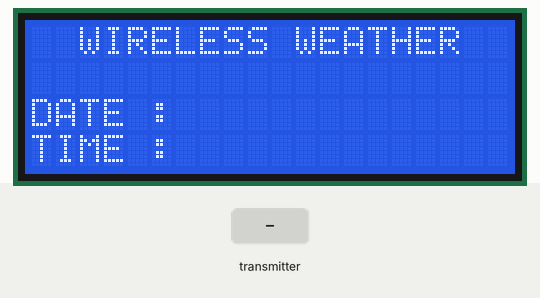
Simulated run of this sketch. Board: Arduino Uno, built with avr-gcc and run on an emulated ATmega328P. Parts: 20×4 character LCD. The test bench sets the inputs (shaded band). No radio packets arrive unless stated; what the sketch prints to the serial monitor is not drawn.

Above: at 1.2 s.
1.3 s: the transmitter starts sending intemperature = 25
At 3.4 s:
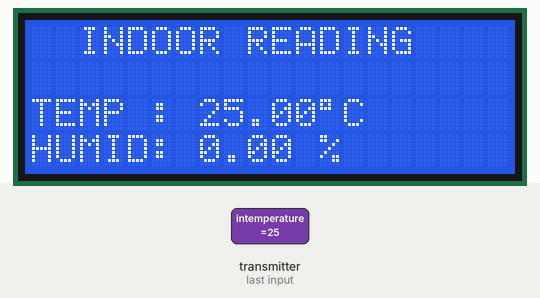
4.3 s: the transmitter starts sending outtemperature = 25
At 6.8 s:
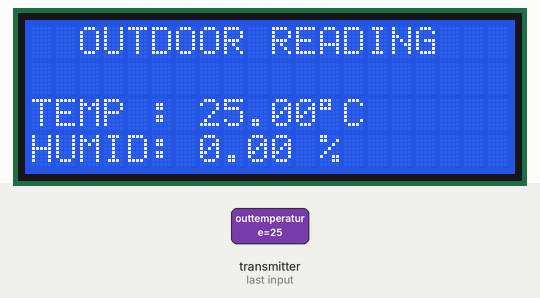
7.3 s: the transmitter starts sending outhumidity = 0
10.3 s: the transmitter starts sending inhumidity = 100
At 13.0 s:
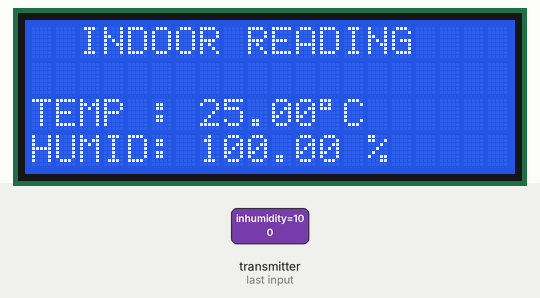
13.3 s: the transmitter starts sending outtemperature = 50
At 16.0 s:
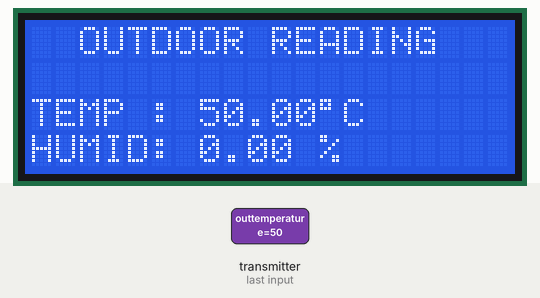
16.3 s: the transmitter starts sending outhumidity = 25
Timing chart, 0 to 19.3 s (numbered marks = the images above; inputs shaded):
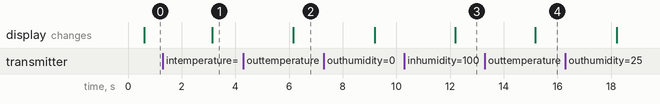

Measured:
- after the input at 1.3 s, the display: changes after 1.8 s (image 1)
- after the input at 4.3 s, the display: changes after 1.9 s (image 2)
- after the input at 10.3 s, the display: changes after 1.9 s (image 3)
- after the input at 13.3 s, the display: changes after 1.9 s (image 4)

The sketch:

slaves.ino
```cpp
#include <SPI.h>
#include <RF24.h>
#include <LiquidCrystal_I2C.h> //download from https://bitbucket.org/fmalpartida/new-liquidcrystal/downloads/

LiquidCrystal_I2C lcd(0x27, 20, 4);  // Set the LCD I2C address
RF24 radio(9, 10); // Heard that pin 10 is not adviced to be used.

//Dont touch below stuff
struct largePackage
{
  float outtemperature;
  float outhumidity;
  float intemperature;
  float inhumidity;
} myLargePayload;
struct dateTimePackage
{
  char datechar[11];
  char timechar[9];
} myDateTimePayload;
unsigned long cycleStartTime;
int prevMessageIndex = 2;
//Create up to 6 pipe_addresses;  the "LL" is for LongLong type
const uint64_t pipe_addresses[] = {0x7878787878LL, 0xB3B4B5B6F1LL, 0xB3B4B5B6CDLL, 0xB3B4B5B6A3LL, 0xB3B4B5B60FLL, 0xB3B4B5B605LL};

void setup() {
  Serial.begin (9600);
  lcd.begin();
  lcd.backlight();
  radio.begin();
  radio.setChannel(115);
  radio.setPALevel(RF24_PA_MAX);
  radio.setDataRate(RF24_250KBPS);
  radio.openReadingPipe(1, pipe_addresses[2]);
  radio.openReadingPipe(2, pipe_addresses[3]);
  // Start the radio listening for data
  radio.startListening();
  cycleStartTime = micros();
}

void loop() {
  waitForResponseAndOnceReceivedLoadPayloadObjects();
  keepRunningTheDisplayCycle();
}

void waitForResponseAndOnceReceivedLoadPayloadObjects() {
  boolean timeout = false;
  unsigned long started_waiting_at = micros();
  // While nothing is received
  while (!radio.available()) {
    // If waited longer than 500ms, indicate timeout and exit while loop
    if (micros() - started_waiting_at > 500000 ) {
      timeout = true;
      break;
    }
  }
  if (!timeout) {
    uint8_t pipe_num;
    while (radio.available(&pipe_num)) {// While there is data ready
      if(pipe_num==1){
        radio.read(&myLargePayload, sizeof(myLargePayload));
      }else if(pipe_num==2){
        radio.read(&myDateTimePayload, sizeof(myDateTimePayload));
      }else {
        Serial.print("Received on unknow pipe...");
        Serial.println(pipe_num);
      }
    }
    Serial.println("Received response from master...");
  } else {
    Serial.println("Timeout while waiting for response from outside...");
  }
}

void keepRunningTheDisplayCycle() {
  if (micros() - cycleStartTime < 1 * 3000000) {
    printMessage(0, "WIRELESS WEATHER", String("DATE : ") + String(myDateTimePayload.datechar), String("TIME : ")+ String(myDateTimePayload.timechar));
  } else if (micros() - cycleStartTime < 2 * 3000000) {
    printMessage(1, "INDOOR READING", String("TEMP : ") + String(myLargePayload.intemperature) + String((char)223) + String("C"), String("HUMID: ") + String(myLargePayload.inhumidity) + String(" %"));
  } else if (micros() - cycleStartTime < 3 * 3000000) {
    printMessage(2, "OUTDOOR READING", String("TEMP : ") + String(myLargePayload.outtemperature) + String((char)223) + String("C"), String("HUMID: ") + String(myLargePayload.outhumidity) + String(" %"));
  } else{
    cycleStartTime = micros();
  }
}

void printMessage(int messageIndex, String header, String row1, String row2) {
  if (messageIndex != prevMessageIndex) {
    //cls
    lcd.clear();
    lcd.home();
    //Print welcome
    lcd.setCursor(2, 0);
    lcd.print(header);

    // Display Temperature on third line
    lcd.setCursor(0, 2);
    lcd.print(row1);

    // Display Humidity on bottom line
    lcd.setCursor(0, 3);
    lcd.print(row2);

    prevMessageIndex = messageIndex;
  }
}
```
